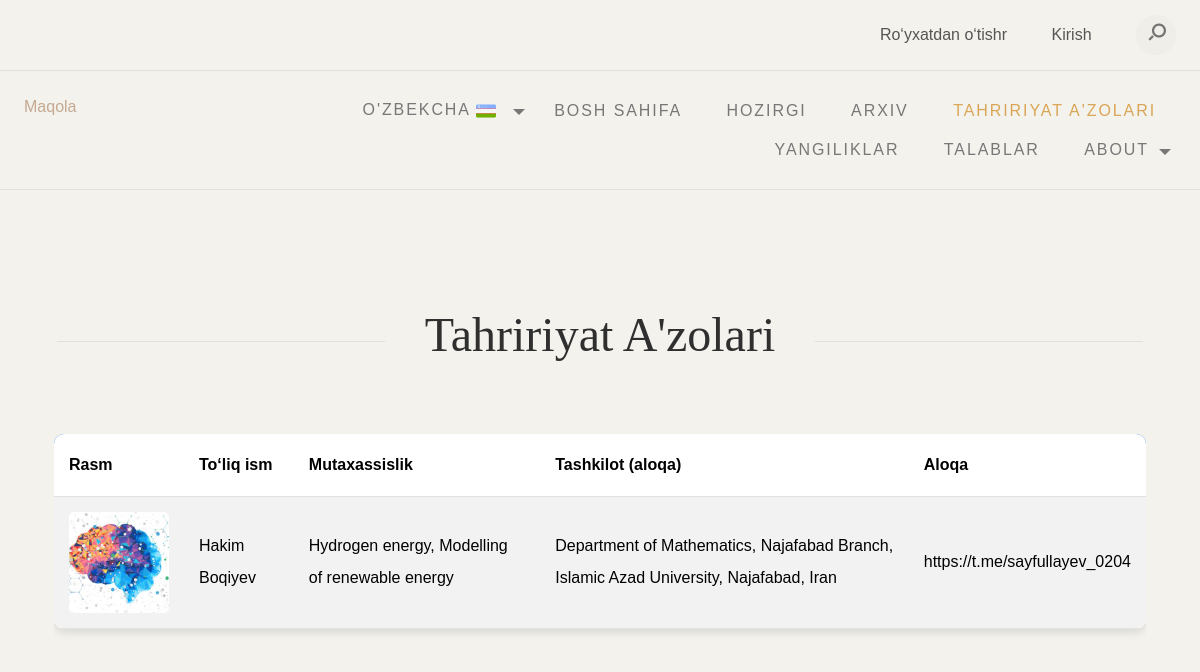
Page /uz/team/ on the committed database.
### app/models.py (models this page shows, shortened)
class Team(models.Model):
    fullname = models.CharField(max_length=100)
    specialty = models.CharField(max_length=200)
    affiliation = models.CharField(max_length=200)
    contact = models.CharField(max_length=200)
    image = models.ImageField(upload_to='team/', blank=True, null=True)
    class Meta:
        verbose_name = "Taqriz a'zolari"
        verbose_name_plural = "Taqriz a'zolari"

### app/views.py (the view)
# urls.py: path('team/', team, name='team'),
def team(request):
    teams = Team.objects.all()
    return render(request, 'team.html', {"team":"team", "teams":teams})

### templates/team.html (shortened to what this page needs)
{% load i18n %}
{% load static %}
<!DOCTYPE html>
<html lang="en">
<head>
	<link href="https://cdn.jsdelivr.net/npm/bootstrap@5.3.1/dist/css/bootstrap.min.css" rel="stylesheet"
>
	<link rel="stylesheet" type="text/css" href="{% static 'css/normalize.css' %}">
	<link rel="stylesheet" type="text/css" href="{% static 'icomoon/icomoon.css' %}">
	<link rel="stylesheet" type="text/css" href="{% static 'css/vendor.css' %}">
	<link rel="stylesheet" type="text/css" href="{% static 'style.css' %}">
</head>
<body data-bs-spy="scroll" data-bs-target="#header" tabindex="0">
	<div id="header-wrap">
		{% include "header.html" %}
	<section id="featured-books" class="py-5 my-5">
		<div class="container">
			<div class="row">
				<div class="col-md-12">
					<div class="section-header align-center">
						<h2 class="section-title">{% trans "Editorial Team" %}</h2>
					</div>
					<div class="table-responsive" data-aos="fade-up">
                        <table class="table table-custom table-striped">
                            <thead>
                                <tr>
                                    <th>{% trans "Image" %}</th>
                                    <th>{% trans "Fulle name" %}</th>
                                    <th>{% trans "Specialty" %}</th>
                                    <th>{% trans "Affiliation" %}</th>
                                    <th>{% trans "Contakt" %}</th>
                                </tr>
                            </thead>
                            <tbody>
                                {% for team in teams %}
                                <tr>
                                    <td>
                                        {% if team.image %}
                                            <img src="{{ team.image.url }}" alt="{{ team.fullname }}" class="team-image">
                                        {% else %}
                                            <img src="{% static 'images/user.png' %}" alt="{{ team.fullname }}" class="team-image">
                                        {% endif %}
                                    </td>
                                    <td>{{ team.fullname }}</td>
                                    <td>{{ team.specialty }}</td>
                                    <td>{{ team.affiliation }}</td>
                                    <td>{{ team.contact }}</td>
                                </tr>
                                {% empty %}
                                <tr>
                                    <td colspan="5" class="text-center">{% trans "Jamoada a'zolar mavjud emas." %}</td>
                                </tr>
                                {% endfor %}
                            </tbody>
                        </table>
                    </div>
				</div>
			</div>
		</div>
	</section>
</body>
</html>

### static/style.css (style rules this page uses)
:root { --header-height: 160px; --header-height-min: 80px; }
:root { --accent-color: #C5A992; --secondary-color: #C5A992; --dark-color: #2f2f2f; --light-color: #F3F2EC; --body-text-color: #757575; --light-text-color: #afafaf; --dark-text-color: #2f2f2f; }
:root { --body-font: "Raleway", sans-serif; --heading-font: "Prata", Georgia, serif; --secondary-font: "Playfair Display", Georgia, serif; }
:root, [data-bs-theme=light] { --heading-font: "Prata", Georgia, serif; --heading-font-weight: 400; --heading-color: var(--bs-dark); --heading-line-height: 1.1; --swiper-theme-color: var(--bs-primary); --custom-easing: cubic-bezier(.17, .67, .83, .67); --bs-body-font-family: "Raleway", arial, sans-serif; --bs-body-font-size: 0.9rem; --bs-body-font-weight: 400; --bs-body-line-height: 1.7; --bs-body-color: #333; --bs-body-color-rgb: 51, 51, 51; --bs-primary: #C5A992; --bs-primary-dark: #C5A992; --bs-secondary: #C5A992; --bs-black: #111; --bs-light: #F1F1F0; --bs-dark: #212529; --bs-gray: #949494; --bs-gray-dark: #51565b; --bs-primary-rgb: 169, 128, 115; --bs-secondary-rgb: 253, 238, 233; --bs-black-rgb: 17, 17, 17; --bs-light-rgb: 241, 241, 240; --bs-dark-rgb: 33, 37, 41; --bs-link-color: var(--bs-dark); --bs-link-color-rgb: 17, 17, 17; --bs-link-decoration: underline; --bs-link-hover-color: var(--bs-primary); --bs-link-hover-color-rgb: 169, 128, 115; }
.container, .container-fluid, .container-lg, .container-md, .container-sm, .container-xl, .container-xxl { --bs-gutter-x: 2.5rem; }
h1, h2, h3, h4, h5, h6 { color: var(--heading-color); }
.container, .container-fluid, .container-lg, .container-md, .container-sm, .container-xl, .container-xxl { --bs-gutter-x: 3rem; }
*, *::before, *::after { -webkit-box-sizing: border-box; -moz-box-sizing: border-box; box-sizing: border-box; }
html { box-sizing: border-box; }
body { font-family: var(--body-font); font-size: 16px; line-height: 2; color: var(--body-text-color); background-color: var(--light-color); }
img { display: inline-block; border: 0; max-width: 100%; height: auto; vertical-align: middle; }
h1, .h1, h2, .h2, h3, .h3, h4, .h4, h5, .h5, h6, .h6 { font-family: var(--heading-font); line-height: 1.2; color: var(--dark-color); }
h1, h2, h3 { margin: 25px 0; text-transform: capitalize; }
h2, .h2 { font-size: 1.5em; line-height: 1.4; }
::placeholder { color: #999; }
.align-center { display: block; margin-left: auto; margin-right: auto; text-align: center; }
.container::after, .row::after, .clearfix::after { display: block; clear: both; content: ""; }
th, td { padding: 12px 15px; text-align: left; border-bottom: 1px solid #E1E1E1; }
th:first-child, td:first-child { padding-left: 0; }
th:last-child, td:last-child { padding-right: 0; }
pre, blockquote, dl, figure, table, p, ul, ol, form { margin-bottom: 2.5rem; }
.section-header { position: relative; }
.section-title { font-size: 3em; font-weight: 500; line-height: 1; position: relative; margin-bottom: 75px; }
.section-header .section-title:before, .section-header .section-title:after { content: ""; border-bottom: 1px solid #E0E0E0; position: absolute; top: 30px; width: 25%; align-items: center; }
.section-header .section-title:before { left: 3px; }
.section-header .section-title:after { right: 3px; }
@media screen and (max-width: 1366px) { .section-header .section-title:before, .section-header .section-title:after { width: 30%; } }

### templates/team.html (style rules this page uses)
.table-custom { border-radius: 10px; overflow: hidden; box-shadow: 0 4px 8px rgba(0, 0, 0, 0.1); }
.table-custom thead { background-color: #007bff; color: white; }
.table-custom th, .table-custom td { padding: 15px; vertical-align: middle; }
.team-image { max-width: 100px; height: auto; border-radius: 5px; }

### rows in the picture
Team: image (picture), fullname "Hakim Boqiyev", specialty "Hydrogen energy, Modelling of renewable energy", affiliation "Department of Mathematics, Najafabad Branch, Islamic Azad University, Najafabad, Iran", contact "https://t.me/sayfullayev_0204"
